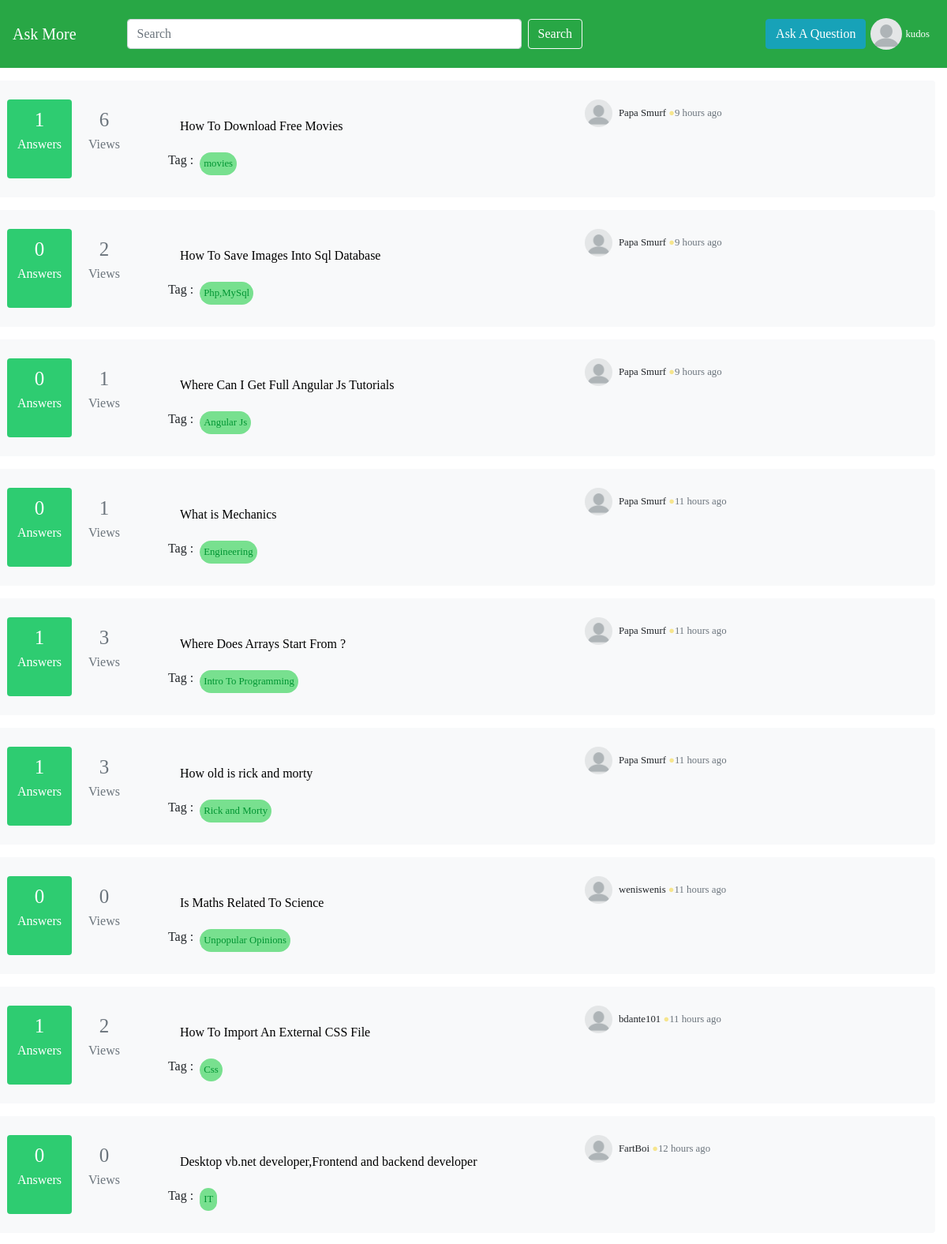
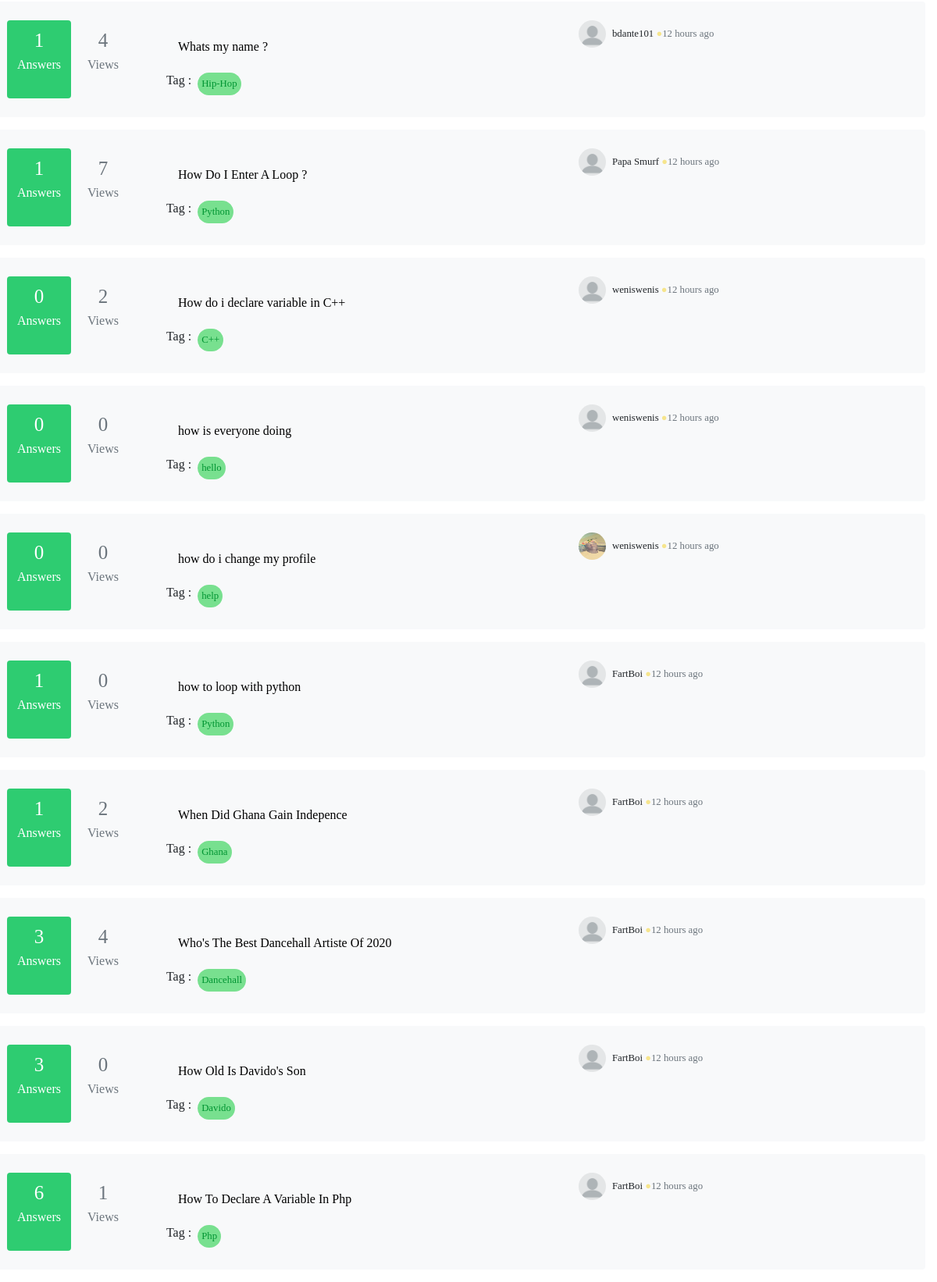
The app's page /home/ (signed in) with its own data (2 pictures, top to bottom).
### tables this page shows
CREATE TABLE `usertbl` (
  `id` int(11) NOT NULL,
  `pic` varchar(1000) NOT NULL,
  `fname` text NOT NULL,
  `lname` text NOT NULL,
  `dob` date NOT NULL,
  `username` varchar(100) NOT NULL,
  `pass` varchar(100) NOT NULL
);

CREATE TABLE `questiontbl` (
  `id` int(11) NOT NULL,
  `title` varchar(500) NOT NULL,
  `description` varchar(5000) NOT NULL,
  `tag1` varchar(30) NOT NULL,
  `views` int(11) NOT NULL,
  `upvote` int(11) NOT NULL,
  `upload_time` timestamp NOT NULL DEFAULT CURRENT_TIMESTAMP ON UPDATE CURRENT_TIMESTAMP,
  `u_pic` varchar(100) NOT NULL,
  `u_name` text NOT NULL
);

### time_convert.php (called while the page is built)
<?php
function time_elapsed_string($datetime, $full = false) {
    $now = new DateTime;
    $ago = new DateTime($datetime);
    $diff = $now->diff($ago);
    $diff->w = floor($diff->d / 7);
    $diff->d -= $diff->w * 7;
    $string = array(
        'y' => 'year',
        'm' => 'month',
        'w' => 'week',
        'd' => 'day',
        'h' => 'hour',
        'i' => 'minute',
        's' => 'second',
    );
    foreach ($string as $k => &$v) {
        if ($diff->$k) {
            $v = $diff->$k . ' ' . $v . ($diff->$k > 1 ? 's' : '');
        } else {
            unset($string[$k]);
        }
    }
    if (!$full) $string = array_slice($string, 0, 1);
    return $string ? implode(', ', $string) . ' ago' : 'just now';
}
?>

### home/index.php (the view, shortened to what this page needs)
<?php
include('../initialize.php');
include('../time_convert.php');
?>
<!DOCTYPE html>
<html>
<head>
	<link rel="stylesheet" type="text/css" href="../css/text.css">
	<link rel="stylesheet" type="text/css" href="../bootstrap-4.5.0-dist/css/bootstrap.css">
	<link rel="stylesheet" href="https://cdnjs.cloudflare.com/ajax/libs/font-awesome/4.7.0/css/font-awesome.min.css">
</head>
<body>
<nav class="mb-3 navbar sticky-top navbar-expand-lg navbar-dark bg-success">
  <a class="navbar-brand" href="index.php">Ask More</a>
   <form method="GET" action="index.php" class="form-inline mr-sm-5 my-lg-0">
      <input id="Navwidth" class="form-control ml-lg-5 mr-sm-2" type="search" name="search" placeholder="Search" aria-label="Search">
      <button type="submit" class="btn text-white btn-outline-light my-2 my-sm-0" type="submit">Search</button>
    </form>
  <div class="collapse navbar-collapse" id="navbarSupportedContent-333">
    <ul class="navbar-nav ml-auto nav-flex-icons">
    	<li class="nav-item dropdown">
    		<button class="btn btn-info text-white mt-3" data-toggle="modal" data-target="#exampleModalLong">Ask A Question</button>
    	</li>
      <li class="nav-item dropdown">
        <a class="nav-link" id="navbarDropdownMenuLink-333" data-toggle="dropdown"
          aria-haspopup="true" aria-expanded="false">
         <?php
          $name=$_SESSION['username'];
          $sql="SELECT username,pic from usertbl WHERE username='$name'";
          $result=$con->query($sql);
          while ($row=$result->fetch_assoc()) {
	      echo '<div class="btn row">
          <img id="profileimg" src="../'.$row['pic'].'" width="40" height="40" />
           <small id="username">'.stripslashes($row['username']).'</small></div>'
     ;
	}
?>
        </a>
      </li>
    </ul>
  </div>
</nav>
<?php
if (isset($_GET['search'])) {
  $search =$_GET['search'];
  $search="SELECT * FROM questiontbl WHERE title LIKE '%$search%'";
  $search_results= $con->query($search);
  while ($row=$search_results->fetch_assoc()) {
      $sum_qry="SELECT COUNT(*) FROM commentstbl WHERE question_id=".$row['id']."";
      $sum=$con->query($sum_qry);
      while ($answers=$sum->fetch_assoc()){
echo"
    <div class='container-fluid bg-light rounded mb-3 p-4 row'>
      <div style='background-color: #2ECC71; height:100px; width: auto;' class='btn  text-white'>
        <span class='text' style='font-size: 25px;'>".$answers["COUNT(*)"]."</span>
        <p>Answers</p>
      </div>
      <div style='height:100px; width: auto;' class='btn ml-2 mr-5 text-secondary'>
        <span class='text' style='font-size: 25px;'>".$row['views']."</span>
        <p>Views</p>
      </div>
      <div>
        <h6 class='text mt-4'><a style='color:black;' href='question.php?id=".bin2hex(base64_encode($row['id']))."'>".stripslashes($row['title'])."</a></h6>
        <div class='row'><h6  class='pt-3'>Tag : </h6>
         <small class='text mt-3 ml-2' style='background-color:#78e08f; width:auto; padding: 5px; height:auto; color:#009432; border-radius:20px;'>".$row['tag1']."</small>
        </div>
      </div>
      <div id='leftee' class='ml-5 mb-2'>
          <img src='../".$row['u_pic']."' height='35' width='35' style='border-radius:100px;'><small class='ml-2'>".stripslashes($row['u_name'])."<span style='color:#f6e58d;'> &#x25cf;</span><span class='text text-secondary'>". time_elapsed_string($row['upload_time'])."</span></small>
        </div>
    </div>
    ";}}}
else{
?>
<?php
  $sql="SELECT id,title,description,tag1,views,upvote,upload_time,u_pic,u_name FROM questiontbl ORDER BY upload_time DESC";
  $result=$con->query($sql);
  while ($row=$result->fetch_assoc()) {
      $sum_qry="SELECT COUNT(*) FROM commentstbl WHERE question_id=".$row['id']."";
      $sum=$con->query($sum_qry);
      while ($answers=$sum->fetch_assoc()){
    echo"
    <div class='container-fluid  bg-light rounded mb-3 p-4 row'>
      <div style='background-color: #2ECC71; height:100px; width: auto;' class='btn  text-white'>
        <span class='text' style='font-size: 25px;'>".$answers["COUNT(*)"]."</span>
        <p>Answers</p>
      </div>
      <div style='height:100px; width: auto;' class='btn ml-2 mr-5 text-secondary'>
        <span class='text' style='font-size: 25px;'>".$row['views']."</span>
        <p>Views</p>
      </div>
      <div class='col-md-5'>
        <h6 class='text mt-4'><a style='color:black;' href='question.php?id=".bin2hex(base64_encode($row['id']))."'>".stripslashes($row['title'])."</a></h6>
        <div class='row'><h6  class='pt-3'>Tag : </h6>
          <small class='text mt-3 ml-2' style='background-color:#78e08f; width:auto; padding: 5px; height:auto; color:#009432; border-radius:20px;'>".$row['tag1']."</small>
        </div>
      </div>
      <div id='leftee' class='ml-5 mb-2'>
          <img src='../".$row['u_pic']."' height='35' width='35' style='border-radius:100px;'><small class='ml-2'>".stripslashes($row['u_name'])."<span style='color:#f6e58d;'> &#x25cf;</span><span class='text text-secondary'>". time_elapsed_string($row['upload_time'])."</span></small>
        </div>
    </div>
    ";}
  }
}
  ?>
</body>
</html>

### css/text.css (style rules this page uses)
* { font-family:montserrat; }

### home/index.php (style rules this page uses)
#profileimg { border-radius: 100px; }
#username { color:white; font-weight: none; }
#Navwidth { width: 500px; }

### records on screen
usertbl: pic (placeholder picture), username "kudos"
questiontbl: COUNT "1", views "6", title "How To Download Free Movies", tag1 "movies", u_pic (placeholder picture), u_name "Papa Smurf", upload_time "9 hours ago"
questiontbl: COUNT "0", views "2", title "How To Save Images Into Sql Database", tag1 "Php,MySql", u_pic (placeholder picture), u_name "Papa Smurf", upload_time "9 hours ago"
questiontbl: COUNT "0", views "1", title "Where Can I Get Full Angular Js Tutorials", tag1 "Angular Js", u_pic (placeholder picture), u_name "Papa Smurf", upload_time "9 hours ago"
questiontbl: COUNT "0", views "1", title "What is Mechanics", tag1 "Engineering", u_pic (placeholder picture), u_name "Papa Smurf", upload_time "11 hours ago"
questiontbl: COUNT "1", views "3", title "Where Does Arrays Start From ?", tag1 "Intro To Programming", u_pic (placeholder picture), u_name "Papa Smurf", upload_time "11 hours ago"
questiontbl: COUNT "1", views "3", title "How old is rick and morty", tag1 "Rick and Morty", u_pic (placeholder picture), u_name "Papa Smurf", upload_time "11 hours ago"
questiontbl: COUNT "0", views "0", title "Is Maths Related To Science", tag1 "Unpopular Opinions", u_pic (placeholder picture), u_name "weniswenis", upload_time "11 hours ago"
questiontbl: COUNT "1", views "2", title "How To Import An External CSS File", tag1 "Css", u_pic (placeholder picture), u_name "bdante101", upload_time "11 hours ago"
questiontbl: COUNT "0", views "0", title "Desktop vb.net developer,Frontend and backend developer", tag1 "IT", u_pic (placeholder picture), u_name "FartBoi", upload_time "12 hours ago"
questiontbl: COUNT "1", views "4", title "Whats my name ?", tag1 "Hip-Hop", u_pic (placeholder picture), u_name "bdante101", upload_time "12 hours ago"
questiontbl: COUNT "1", views "7", title "How Do I Enter A Loop ?", tag1 "Python", u_pic (placeholder picture), u_name "Papa Smurf", upload_time "12 hours ago"
questiontbl: COUNT "0", views "2", title "How do i declare variable in C++", tag1 "C++", u_pic (placeholder picture), u_name "weniswenis", upload_time "12 hours ago"
questiontbl: COUNT "0", views "0", title "how is everyone doing", tag1 "hello", u_pic (placeholder picture), u_name "weniswenis", upload_time "12 hours ago"
questiontbl: COUNT "0", views "0", title "how do i change my profile", tag1 "help", u_pic (picture), u_name "weniswenis", upload_time "12 hours ago"
questiontbl: COUNT "1", views "0", title "how to loop with python", tag1 "Python", u_pic (placeholder picture), u_name "FartBoi", upload_time "12 hours ago"
questiontbl: COUNT "1", views "2", title "When Did Ghana Gain Indepence", tag1 "Ghana", u_pic (placeholder picture), u_name "FartBoi", upload_time "12 hours ago"
questiontbl: COUNT "3", views "4", title "Who's The Best Dancehall Artiste Of 2020", tag1 "Dancehall", u_pic (placeholder picture), u_name "FartBoi", upload_time "12 hours ago"
questiontbl: COUNT "3", views "0", title "How Old Is Davido's Son", tag1 "Davido", u_pic (placeholder picture), u_name "FartBoi", upload_time "12 hours ago"
questiontbl: COUNT "6", views "1", title "How To Declare A Variable In Php", tag1 "Php", u_pic (placeholder picture), u_name "FartBoi", upload_time "12 hours ago"
